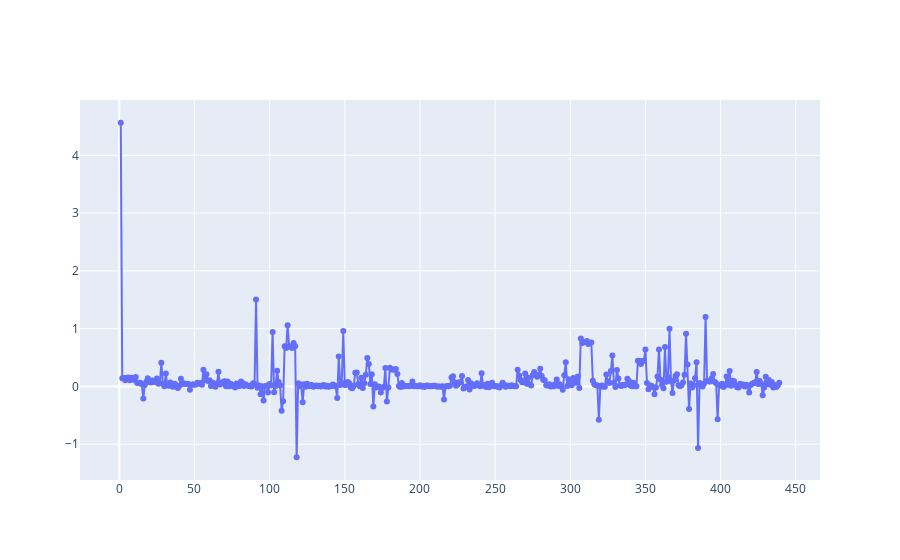
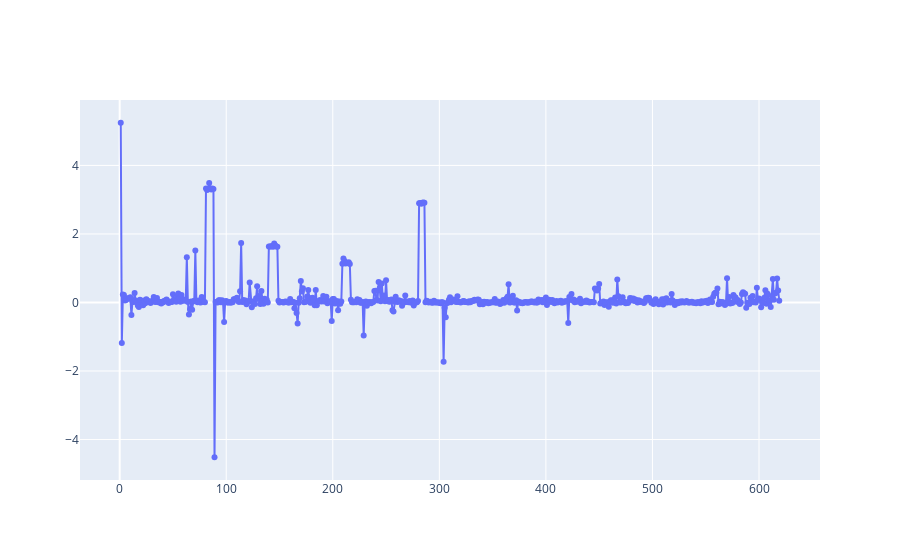

Notebook cell for these charts, in order:
### Code cell
all_sorted_connections = []
post_run_thresholds = [0.38, 0.63]  # Example thresholds for post-run analysis
for i, run in enumerate(runs):
    print(f"\nProcessing run: {run.id}")
    # Extract and sort connections for each run
    plotly_json = plotly_from_wandb(run)
    df_connections, sorted_connections = extract_and_sort_connections(plotly_json)
    # Plot the distribution of connection importance values
    plot_results_distribution(df_connections, run, post_run_threshold=post_run_thresholds[i] if i < len(post_run_thresholds) else None)
    all_sorted_connections.append(sorted_connections)

### Figure 1 — Plotly figure (JSON) as saved in the notebook; plotly's stock layout.template omitted (floating-point values rounded to 4 significant figures; data arrays with more than 128 entries replaced by an {"elided": "..."} marker saying what was removed)
{"data": [{"mode": "lines+markers", "text": {"elided": "439 str values"}, "type": "scatter", "x": {"elided": "439 int values"}, "y": {"elided": "439 float values"}}], "layout": {}}

### Figure 2 — Plotly figure (JSON) as saved in the notebook; plotly's stock layout.template omitted (floating-point values rounded to 4 significant figures; data arrays with more than 128 entries replaced by an {"elided": "..."} marker saying what was removed)
{"data": [{"mode": "lines+markers", "text": {"elided": "619 str values"}, "type": "scatter", "x": {"elided": "619 int values"}, "y": {"elided": "619 float values"}}], "layout": {}}
